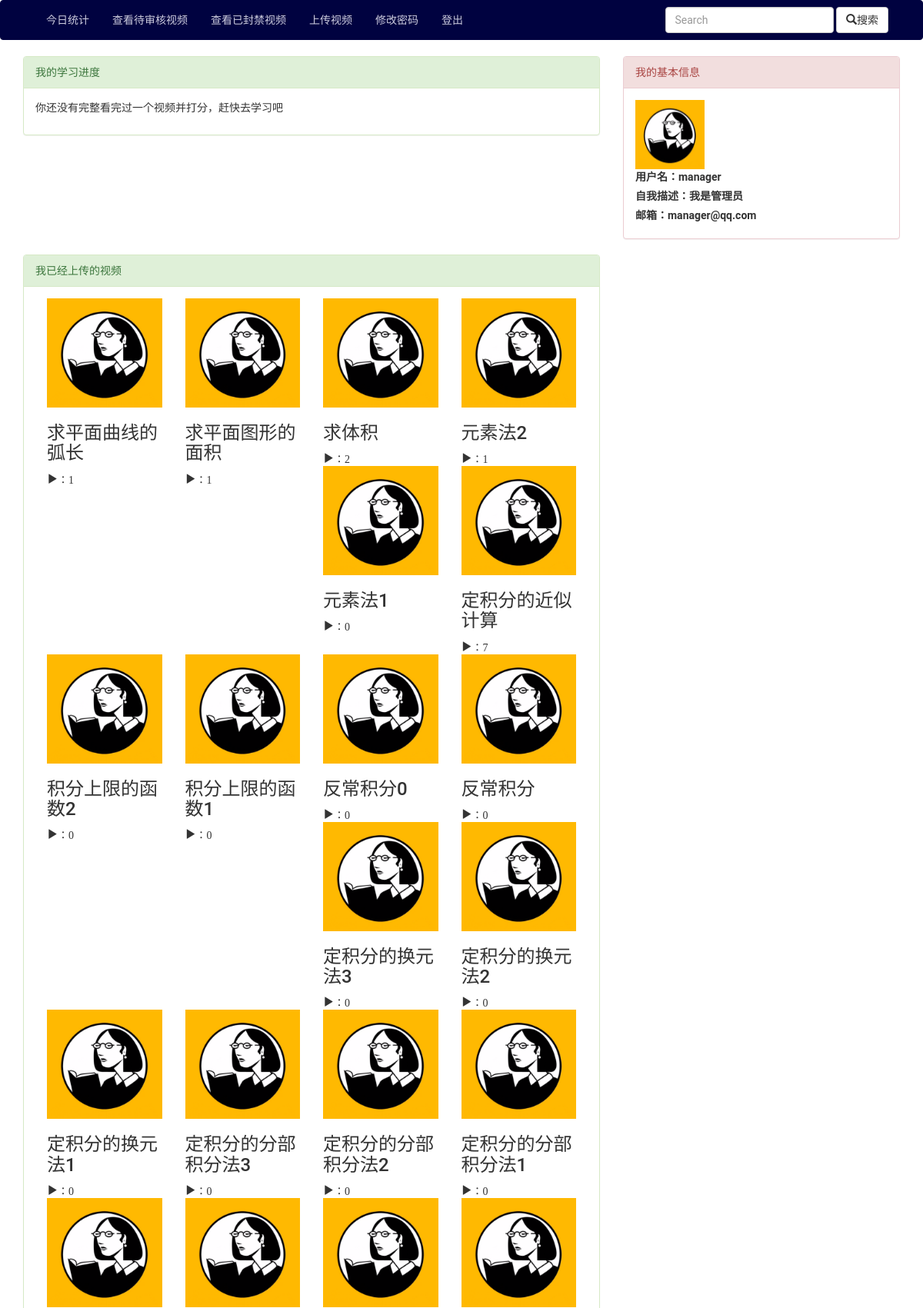
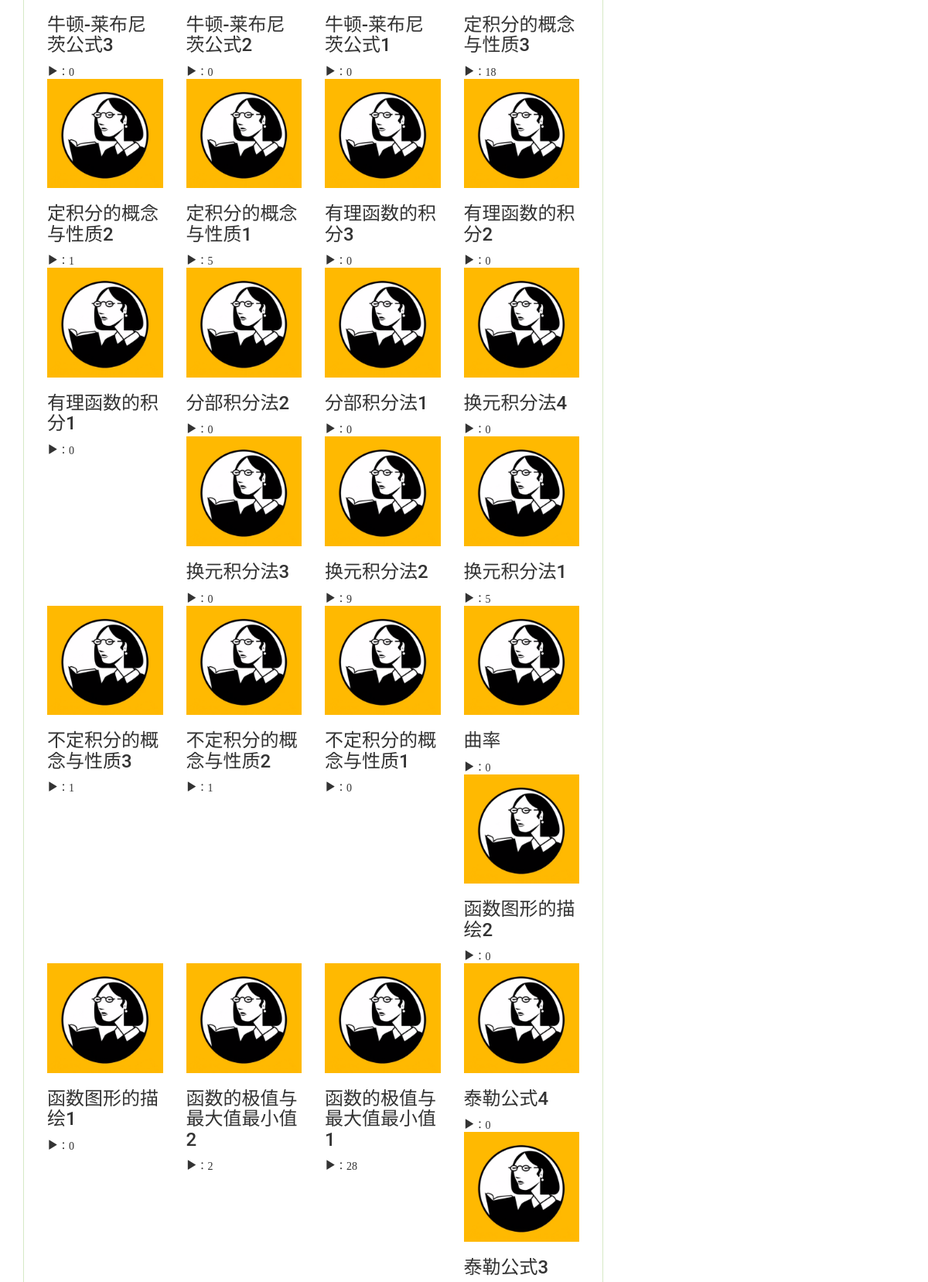
/homepage/3/ (signed in, upper part), run on the app's committed database (2 pictures, top to bottom).
### glgl_app/models.py (models this page shows, shortened)
class UserExtraProfile(models.Model):
    user = models.OneToOneField(User)  # User是系统自带的类/model
    headimage = models.ImageField(upload_to='headimages',
                                  default='default/default_headimage.jpg')  # 头像
    description = models.CharField(max_length=50, default='')  # 个人描述
    testornot = models.BooleanField(default=False)  # add by cby 2017-04-07 识别用户是否进行过测试，当创建了知识体系时，将其置为True

class Video(models.Model):
    title = models.CharField(max_length=100, default='title')  # 标题
    video = models.FileField(upload_to='videos')  # 视频文件
    cover = models.ImageField(upload_to='covers',
                              default='default/default_headimage.jpg')  # 封面
    description = models.CharField(max_length=200, default='空')  # 描述
    uploader = models.ForeignKey(User, related_name='uploader')  # UP主
    teacher = models.CharField(max_length=5, default='空')  # 讲师 add by cby 2017-04-20
    tag = models.CharField(max_length=30, default='')  # 知识点 add by cby 2017-04-11
    difficulty = models.FloatField(default=0) #视频相对大纲难度 add by cby 2017-04-11
    quality = models.FloatField(default=0)  # 视频难度 add by cby 2017-04-28
    play = models.IntegerField(default=0)  # 播放数
    like = models.IntegerField(default=0)  # 点赞数
    like_list = models.ManyToManyField(UserExtraProfile)  # 点赞列表
    time = models.DateTimeField(auto_now=False, auto_now_add=True)  # 上传时间
    status = models.IntegerField(default=0)  # 状态——用来标记视频是否被管理员禁封
    favorite = models.IntegerField(default=0)  # 收藏数
    favorite_list = models.ManyToManyField(UserExtraProfile, related_name="favorite_list")  # 收藏列表

### glgl_app/views.py (the view)
# urls.py: url(r'^homepage/(?P<user_id>[0-9]+)/', include([
@require_http_methods(["GET"])#√
def homepage(request, user_id):
	try:
		user = User.objects.get(pk = user_id)
	except User.DoesNotExist:
		raise Http404("User does not exist")
	if request.user.is_authenticated():
		if int(user_id) == int(request.user.id):
			histories = user.history_set.all().order_by("-hdate")
			favorites = user.userextraprofile.favorite_list.all()
			return render(request, 'glgl_app/homepage.html',
						context = {'user': user,
								   'histories': histories,
								   'favorites': favorites,
									'video_set': user.uploader.all().filter(status = 0).order_by("-time")})
		else:
			return render(request, 'glgl_app/homepage_visitor.html',
						  context={'user': request.user,
								   "target": user,
								   'video_set': user.uploader.all().filter(status=0).order_by("-time")})
	else:
		return render(request, 'glgl_app/homepage_visitor.html',
					  context={'user': request.user,
							   "target": user,
							   'video_set': user.uploader.all().filter(status=0).order_by("-time")})

### glgl_app/templates/glgl_app/homepage.html (shortened to what this page needs)
{% extends "glgl_app/base.html" %}
{% block content %}
    <div id="top_area">
        <div class="center">
            <div class="row bar_headImg">
                <div class="col-md-12 col-sm-12">
                </div>
            </div>
        </div>
    </div>
    <div id="middle_content">
        <div class="row bar_content">
            <div class="col-sm-12 col-md-8 box-left">
                <div class="panel panel-success">
                    <div class="panel-heading">我的学习进度</div>
                    <div class="panel-body">
                    {% if histories %}
                        <table id="datatables" class="table">
                              <thead>
                                <tr>
                                    <th>日期</th>
                                    <th>知识点</th>
                                    <th>视频</th>
                                    <th>掌握程度变化量</th>
                                    <th>打分</th>
                                </tr>
                              </thead>
                              <tbody>
                              </tbody>
                        </table>
                    {% else %}
                        <p>你还没有完整看完过一个视频并打分，赶快去学习吧</p>
                    {% endif %}
                    </div>
                </div>
            </div>
            <div class="col-sm-12 col-md-4 box-left">
                <div class="panel panel-danger">
                    <div class="panel-heading">我的基本信息</div>
                    <div class="panel-body">
                        <img class="small-headimage" src='/media/{{user.userextraprofile.headimage}}'><br>
                        <label class="page_username">用户名：{{ user.username }}</label><br>
                        <label>自我描述：{{ user.userextraprofile.description }}</label><br>
                        <label>邮箱：{{ user.email }}</label>
                    </div>
                </div>
            </div>
            <div class="col-sm-12 col-md-8 box-left">
                <div class="panel panel-success">
                    <div class="panel-heading">我已经上传的视频</div>
                    <div class="panel-body">
                        <div class="m-row">
                            {% if video_set %}
                                {% for video in video_set %}
                                    <div class="col-md-3 col-sm-6 col-xs-12 show-video">
                                        <a href="/video/{{ video.id }}" title="{{ video.title }}">
                                            <img src="/media/{{video.cover}}" class="img-responsive center-block"/>
                                        </a>
                                        <h3>{{ video.title }}</h3>
                                        <div class="glyphicon glyphicon-play" aria-hidden="true">：<span id = "playnum">{{video.play}}</span></div>
                                    </div>
                                {% endfor %}
                            {% else %}
                                <p>你还没有上传过视频哦</p>
                            {% endif %}
                        </div>
                    </div>
                </div>
            </div>
        </div>
    </div>
{% endblock %}

### glgl_app/templates/glgl_app/base.html (shortened to what this page needs)
<!DOCTYPE html>
<html>
<head>
    <link rel="stylesheet" type="text/css" href="/static/css/bootstrap.min.css"/>
	<link rel="stylesheet" type="text/css" href="/static/css/base.css"/>
</head>
<body>
<nav class="navbar navbar-default">
	<div class="container">
		<div class="collapse navbar-collapse" id="bs-example-navbar-collapse-1">
			<ul class="nav navbar-nav">
                {% if user.is_authenticated and user.is_staff %}
                <li><a href="/">今日统计</a></li>
                <li><a href="/check">查看待审核视频</a></li>
                <li><a href="/banvideo">查看已封禁视频</a></li>
                    {% if user.is_superuser %}
                    <li><a href="/admin">网站后台管理</a></li>
                    {% else %}
                    <li><a href="/upload">上传视频</a></li>
                    {% endif %}
                <li><a href = "/setpassword">修改密码</a></li>
                <li><a href="/logout">登出</a></li>
                {% endif %}
			</ul>
			<form class="navbar-form navbar-right" role="search" action="/search/" method="get">
				<div class="form-group">
					<input type="text" class="form-control" placeholder="Search" name="title_include">
				</div>
				<button type="submit" class="btn btn-default">
					<span class="glyphicon glyphicon-search" aria-hidden="true"></span>搜索
				</button>
			</form>
		</div>
	</div>
</nav>
<div class="container">
	{% block content %}{% endblock %}
</div>
</body>
</html>

### glgl_app/static/css/base.css (style rules this page uses)
html, body { font-family: "Roboto", "Microsoft YaHei", "����", "����", sans-serif; }
.navbar { background-color: rgba(0,2,64,1); border-color: rgba(0,2,64,1); z-index: 1000; }
.container { max-width: 1300px; }
.navbar-default .navbar-nav>li>a { color: rgb(204,204,221) }
.small-headimage { height:90px; width:90px; }

### data on the page
Video: cover (placeholder picture), title "求平面曲线的弧长", play "1"
Video: cover (placeholder picture), title "求平面图形的面积", play "1"
Video: cover (placeholder picture), title "求体积", play "2"
Video: cover (placeholder picture), title "元素法2", play "1"
Video: cover (placeholder picture), title "元素法1", play "0"
Video: cover (placeholder picture), title "定积分的近似计算", play "7"
Video: cover (placeholder picture), title "积分上限的函数2", play "0"
Video: cover (placeholder picture), title "积分上限的函数1", play "0"
Video: cover (placeholder picture), title "反常积分0", play "0"
Video: cover (placeholder picture), title "反常积分", play "0"
Video: cover (placeholder picture), title "定积分的换元法3", play "0"
Video: cover (placeholder picture), title "定积分的换元法2", play "0"
Video: cover (placeholder picture), title "定积分的换元法1", play "0"
Video: cover (placeholder picture), title "定积分的分部积分法3", play "0"
Video: cover (placeholder picture), title "定积分的分部积分法2", play "0"
Video: cover (placeholder picture), title "定积分的分部积分法1", play "0"
Video: cover (placeholder picture), title "牛顿-莱布尼茨公式3", play "0"
Video: cover (placeholder picture), title "牛顿-莱布尼茨公式2", play "0"
Video: cover (placeholder picture), title "牛顿-莱布尼茨公式1", play "0"
Video: cover (placeholder picture), title "定积分的概念与性质3", play "18"
Video: cover (placeholder picture), title "定积分的概念与性质2", play "1"
Video: cover (placeholder picture), title "定积分的概念与性质1", play "5"
Video: cover (placeholder picture), title "有理函数的积分3", play "0"
Video: cover (placeholder picture), title "有理函数的积分2", play "0"
Video: cover (placeholder picture), title "有理函数的积分1", play "0"
Video: cover (placeholder picture), title "分部积分法2", play "0"
Video: cover (placeholder picture), title "分部积分法1", play "0"
Video: cover (placeholder picture), title "换元积分法4", play "0"
Video: cover (placeholder picture), title "换元积分法3", play "0"
Video: cover (placeholder picture), title "换元积分法2", play "9"
Video: cover (placeholder picture), title "换元积分法1", play "5"
Video: cover (placeholder picture), title "不定积分的概念与性质3", play "1"
Video: cover (placeholder picture), title "不定积分的概念与性质2", play "1"
Video: cover (placeholder picture), title "不定积分的概念与性质1", play "0"
Video: cover (placeholder picture), title "曲率", play "0"
Video: cover (placeholder picture), title "函数图形的描绘2", play "0"
Video: cover (placeholder picture), title "函数图形的描绘1", play "0"
Video: cover (placeholder picture), title "函数的极值与最大值最小值2", play "2"
Video: cover (placeholder picture), title "函数的极值与最大值最小值1", play "28"
Video: cover (placeholder picture), title "泰勒公式4", play "0"
Video: cover (placeholder picture), title "泰勒公式3"

### other printed values
{{ user.username }} "manager"
{{ user.userextraprofile.description }} "我是管理员"
{{ user.email }} "manager@qq.com"
